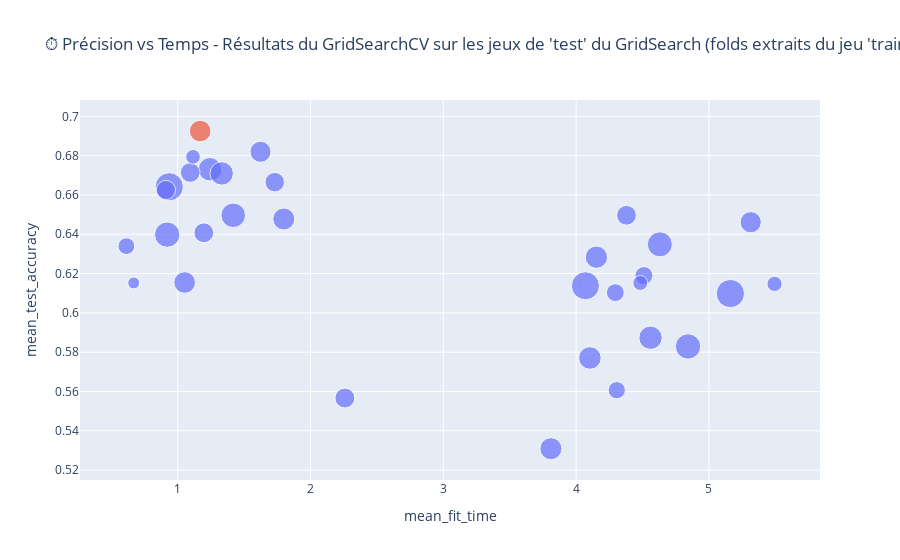
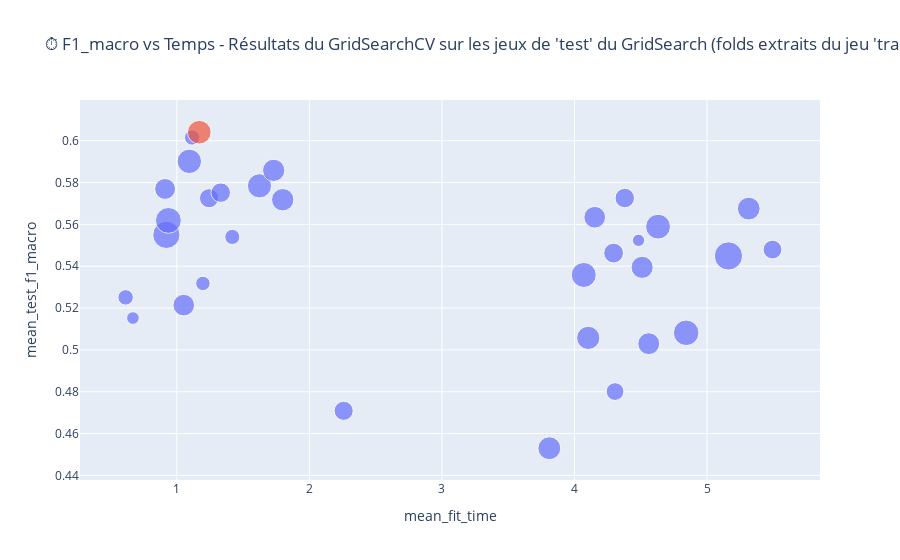

Source (notebook cell) for these figures, in order:
### Code cell
import plotly.express as px

# Définition des scores à afficher en fonction du temps
scores = {
    "mean_test_accuracy": "⏱️ Précision vs Temps - Résultats du GridSearchCV sur les jeux de 'test' du GridSearch (folds extraits du jeu 'train')",
    "mean_test_f1_macro": "⏱️ F1_macro vs Temps - Résultats du GridSearchCV sur les jeux de 'test' du GridSearch (folds extraits du jeu 'train')",
}

SCORE_OF_INTEREST = "mean_test_f1_macro"

# Trouver l’indice du meilleur modèle
best_idx = results_df[SCORE_OF_INTEREST].idxmax()

results_df["highlight"] = results_df.index == best_idx

# Création du graphique interactif pour chaque cas
for score, title in scores.items():

    size_column = score.replace("mean", "std")
    size_column = size_column if size_column in results_df.columns else None

    fig = px.scatter(
        results_df.sort_values("highlight"),
        x="mean_fit_time",
        y=score,
        color='highlight',
        size=size_column,
        hover_data={
            'model_name': True,
            'params_str': True,
            "mean_fit_time": ':.2f',
            score: ':.4f',
        },
        title=title,
    )
    fig.update_traces(showlegend=False)
    fig.show()

### Figure 1 — Plotly figure (JSON) as saved in the notebook; plotly's stock layout.template omitted (floating-point values rounded to 4 significant figures)
{"data": [{"customdata": [["DecisionTreeClassifier", "<br>   features__edgedensity=EdgeDensityExtractor()<br>   features__entropy=EntropyExtractor()<br>   features__glcm=drop<br>   features__histogram=drop<br>   features__hotspots=drop<br>   features__stats=BaseStatsExtractor()<br>   model__max_depth=None<br>   model__random_state=32<br>   sampler=passthrough<br>   scaler=passthrough<br>   selector=passthrough"], ["DecisionTreeClassifier", "<br>   features__edgedensity=drop<br>   features__entropy=EntropyExtractor()<br>   features__glcm=drop<br>   features__histogram=drop<br>   features__hotspots=drop<br>   features__stats=BaseStatsExtractor()<br>   model__max_depth=None<br>   model__random_state=32<br>   sampler=AlbumentationsOverSampler(func=<bound method AlbumentationsAugmenter.resample of <__main__.AlbumentationsAugmenter object at 0x0000024F1F1D3500>>,\n                          validate=False)<br>   scaler=passthrough<br>   selector=passthrough"], ["DecisionTreeClassifier", "<br>   features__edgedensity=drop<br>   features__entropy=EntropyExtractor()<br>   features__glcm=drop<br>   features__histogram=drop<br>   features__hotspots=drop<br>   features__stats=BaseStatsExtractor()<br>   model__max_depth=12<br>   model__random_state=32<br>   sampler=AlbumentationsOverSampler(func=<bound method AlbumentationsAugmenter.resample of <__main__.AlbumentationsAugmenter object at 0x0000024F1F1D3500>>,\n                          validate=False)<br>   scaler=passthrough<br>   selector=passthrough"], ["DecisionTreeClassifier", "<br>   features__edgedensity=EdgeDensityExtractor()<br>   features__entropy=drop<br>   features__glcm=drop<br>   features__histogram=drop<br>   features__hotspots=drop<br>   features__stats=BaseStatsExtractor()<br>   model__max_depth=None<br>   model__random_state=32<br>   sampler=AlbumentationsOverSampler(func=<bound method AlbumentationsAugmenter.resample of <__main__.AlbumentationsAugmenter object at 0x0000024F1F1D3500>>,\n                          validate=False)<br>   scaler=passthrough<br>   selector=passthrough"], ["DecisionTreeClassifier", "<br>   features__edgedensity=EdgeDensityExtractor()<br>   features__entropy=EntropyExtractor()<br>   features__glcm=drop<br>   features__histogram=drop<br>   features__hotspots=drop<br>   features__stats=BaseStatsExtractor()<br>   model__max_depth=None<br>   model__random_state=32<br>   sampler=AlbumentationsOverSampler(func=<bound method AlbumentationsAugmenter.resample of <__main__.AlbumentationsAugmenter object at 0x0000024F1F1D3500>>,\n                          validate=False)<br>   scaler=passthrough<br>   selector=passthrough"], ["DecisionTreeClassifier", "<br>   features__edgedensity=drop<br>   features__entropy=drop<br>   features__glcm=drop<br>   features__histogram=drop<br>   features__hotspots=drop<br>   features__stats=BaseStatsExtractor()<br>   model__max_depth=None<br>   model__random_state=32<br>   sampler=passthrough<br>   scaler=passthrough<br>   selector=passthrough"], ["DecisionTreeClassifier", "<br>   features__edgedensity=drop<br>   features__entropy=EntropyExtractor()<br>   features__glcm=drop<br>   features__histogram=drop<br>   features__hotspots=drop<br>   features__stats=BaseStatsExtractor()<br>   model__max_depth=None<br>   model__random_state=32<br>   sampler=passthrough<br>   scaler=passthrough<br>   selector=passthrough"], ["DecisionTreeClassifier", "<br>   features__edgedensity=drop<br>   features__entropy=drop<br>   features__glcm=drop<br>   features__histogram=drop<br>   features__hotspots=drop<br>   features__stats=BaseStatsExtractor()<br>   model__max_depth=12<br>   model__random_state=32<br>   sampler=passthrough<br>   scaler=passthrough<br>   selector=passthrough"], ["DecisionTreeClassifier", "<br>   features__edgedensity=drop<br>   features__entropy=EntropyExtractor()<br>   features__glcm=drop<br>   features__histogram=drop<br>   features__hotspots=drop<br>   features__stats=BaseStatsExtractor()<br>   model__max_depth=12<br>   model__random_state=32<br>   sampler=passthrough<br>   scaler=passthrough<br>   selector=passthrough"], ["DecisionTreeClassifier", "<br>   features__edgedensity=EdgeDensityExtractor()<br>   features__entropy=drop<br>   features__glcm=drop<br>   features__histogram=drop<br>   features__hotspots=drop<br>   features__stats=BaseStatsExtractor()<br>   model__max_depth=12<br>   model__random_state=32<br>   sampler=AlbumentationsOverSampler(func=<bound method AlbumentationsAugmenter.resample of <__main__.AlbumentationsAugmenter object at 0x0000024F1F1D3500>>,\n                          validate=False)<br>   scaler=passthrough<br>   selector=passthrough"], ["DecisionTreeClassifier", "<br>   features__edgedensity=EdgeDensityExtractor()<br>   features__entropy=EntropyExtractor()<br>   features__glcm=drop<br>   features__histogram=drop<br>   features__hotspots=drop<br>   features__stats=BaseStatsExtractor()<br>   model__max_depth=12<br>   model__random_state=32<br>   sampler=AlbumentationsOverSampler(func=<bound method AlbumentationsAugmenter.resample of <__main__.AlbumentationsAugmenter object at 0x0000024F1F1D3500>>,\n                          validate=False)<br>   scaler=passthrough<br>   selector=passthrough"], ["DecisionTreeClassifier", "<br>   features__edgedensity=drop<br>   features__entropy=EntropyExtractor()<br>   features__glcm=GLCMExtractor()<br>   features__histogram=drop<br>   features__hotspots=drop<br>   features__stats=BaseStatsExtractor()<br>   model__max_depth=None<br>   model__random_state=32<br>   sampler=AlbumentationsOverSampler(func=<bound method AlbumentationsAugmenter.resample of <__main__.AlbumentationsAugmenter object at 0x0000024F1F1D3500>>,\n                          validate=False)<br>   scaler=passthrough<br>   selector=passthrough"], ["DecisionTreeClassifier", "<br>   features__edgedensity=drop<br>   features__entropy=drop<br>   features__glcm=GLCMExtractor()<br>   features__histogram=drop<br>   features__hotspots=drop<br>   features__stats=BaseStatsExtractor()<br>   model__max_depth=None<br>   model__random_state=32<br>   sampler=AlbumentationsOverSampler(func=<bound method AlbumentationsAugmenter.resample of <__main__.AlbumentationsAugmenter object at 0x0000024F1F1D3500>>,\n                          validate=False)<br>   scaler=passthrough<br>   selector=passthrough"], ["DecisionTreeClassifier", "<br>   features__edgedensity=EdgeDensityExtractor()<br>   features__entropy=EntropyExtractor()<br>   features__glcm=GLCMExtractor()<br>   features__histogram=drop<br>   features__hotspots=drop<br>   features__stats=BaseStatsExtractor()<br>   model__max_depth=None<br>   model__random_state=32<br>   sampler=AlbumentationsOverSampler(func=<bound method AlbumentationsAugmenter.resample of <__main__.AlbumentationsAugmenter object at 0x0000024F1F1D3500>>,\n                          validate=False)<br>   scaler=passthrough<br>   selector=passthrough"], ["DecisionTreeClassifier", "<br>   features__edgedensity=EdgeDensityExtractor()<br>   features__entropy=drop<br>   features__glcm=GLCMExtractor()<br>   features__histogram=drop<br>   features__hotspots=drop<br>   features__stats=BaseStatsExtractor()<br>   model__max_depth=None<br>   model__random_state=32<br>   sampler=AlbumentationsOverSampler(func=<bound method AlbumentationsAugmenter.resample of <__main__.AlbumentationsAugmenter object at 0x0000024F1F1D3500>>,\n                          validate=False)<br>   scaler=passthrough<br>   selector=passthrough"], ["DecisionTreeClassifier", "<br>   features__edgedensity=drop<br>   features__entropy=drop<br>   features__glcm=drop<br>   features__histogram=drop<br>   features__hotspots=drop<br>   features__stats=BaseStatsExtractor()<br>   model__max_depth=None<br>   model__random_state=32<br>   sampler=AlbumentationsOverSampler(func=<bound method AlbumentationsAugmenter.resample of <__main__.AlbumentationsAugmenter object at 0x0000024F1F1D3500>>,\n                          validate=False)<br>   scaler=passthrough<br>   selector=passthrough"], ["DecisionTreeClassifier", "<br>   features__edgedensity=EdgeDensityExtractor()<br>   features__entropy=drop<br>   features__glcm=drop<br>   features__histogram=drop<br>   features__hotspots=drop<br>   features__stats=BaseStatsExtractor()<br>   model__max_depth=None<br>   model__random_state=32<br>   sampler=passthrough<br>   scaler=passthrough<br>   selector=passthrough"], ["DecisionTreeClassifier", "<br>   features__edgedensity=drop<br>   features__entropy=EntropyExtractor()<br>   features__glcm=GLCMExtractor()<br>   features__histogram=drop<br>   features__hotspots=drop<br>   features__stats=BaseStatsExtractor()<br>   model__max_depth=12<br>   model__random_state=32<br>   sampler=AlbumentationsOverSampler(func=<bound method AlbumentationsAugmenter.resample of <__main__.AlbumentationsAugmenter object at 0x0000024F1F1D3500>>,\n                          validate=False)<br>   scaler=passthrough<br>   selector=passthrough"], ["DecisionTreeClassifier", "<br>   features__edgedensity=EdgeDensityExtractor()<br>   features__entropy=drop<br>   features__glcm=drop<br>   features__histogram=drop<br>   features__hotspots=drop<br>   features__stats=BaseStatsExtractor()<br>   model__max_depth=12<br>   model__random_state=32<br>   sampler=passthrough<br>   scaler=passthrough<br>   selector=passthrough"], ["DecisionTreeClassifier", "<br>   features__edgedensity=drop<br>   features__entropy=drop<br>   features__glcm=GLCMExtractor()<br>   features__histogram=drop<br>   features__hotspots=drop<br>   features__stats=BaseStatsExtractor()<br>   model__max_depth=12<br>   model__random_state=32<br>   sampler=AlbumentationsOverSampler(func=<bound method AlbumentationsAugmenter.resample of <__main__.AlbumentationsAugmenter object at 0x0000024F1F1D3500>>,\n                          validate=False)<br>   scaler=passthrough<br>   selector=passthrough"], ["DecisionTreeClassifier", "<br>   features__edgedensity=EdgeDensityExtractor()<br>   features__entropy=EntropyExtractor()<br>   features__glcm=GLCMExtractor()<br>   features__histogram=drop<br>   features__hotspots=drop<br>   features__stats=BaseStatsExtractor()<br>   model__max_depth=12<br>   model__random_state=32<br>   sampler=AlbumentationsOverSampler(func=<bound method AlbumentationsAugmenter.resample of <__main__.AlbumentationsAugmenter object at 0x0000024F1F1D3500>>,\n                          validate=False)<br>   scaler=passthrough<br>   selector=passthrough"], ["DecisionTreeClassifier", "<br>   features__edgedensity=drop<br>   features__entropy=EntropyExtractor()<br>   features__glcm=GLCMExtractor()<br>   features__histogram=drop<br>   features__hotspots=drop<br>   features__stats=BaseStatsExtractor()<br>   model__max_depth=None<br>   model__random_state=32<br>   sampler=passthrough<br>   scaler=passthrough<br>   selector=passthrough"], ["DecisionTreeClassifier", "<br>   features__edgedensity=EdgeDensityExtractor()<br>   features__entropy=EntropyExtractor()<br>   features__glcm=drop<br>   features__histogram=drop<br>   features__hotspots=drop<br>   features__stats=BaseStatsExtractor()<br>   model__max_depth=12<br>   model__random_state=32<br>   sampler=passthrough<br>   scaler=passthrough<br>   selector=passthrough"], ["DecisionTreeClassifier", "<br>   features__edgedensity=EdgeDensityExtractor()<br>   features__entropy=drop<br>   features__glcm=GLCMExtractor()<br>   features__histogram=drop<br>   features__hotspots=drop<br>   features__stats=BaseStatsExtractor()<br>   model__max_depth=12<br>   model__random_state=32<br>   sampler=AlbumentationsOverSampler(func=<bound method AlbumentationsAugmenter.resample of <__main__.AlbumentationsAugmenter object at 0x0000024F1F1D3500>>,\n                          validate=False)<br>   scaler=passthrough<br>   selector=passthrough"], ["DecisionTreeClassifier", "<br>   features__edgedensity=drop<br>   features__entropy=EntropyExtractor()<br>   features__glcm=GLCMExtractor()<br>   features__histogram=drop<br>   features__hotspots=drop<br>   features__stats=BaseStatsExtractor()<br>   model__max_depth=12<br>   model__random_state=32<br>   sampler=passthrough<br>   scaler=passthrough<br>   selector=passthrough"], ["DecisionTreeClassifier", "<br>   features__edgedensity=drop<br>   features__entropy=drop<br>   features__glcm=GLCMExtractor()<br>   features__histogram=drop<br>   features__hotspots=drop<br>   features__stats=BaseStatsExtractor()<br>   model__max_depth=None<br>   model__random_state=32<br>   sampler=passthrough<br>   scaler=passthrough<br>   selector=passthrough"], ["DecisionTreeClassifier", "<br>   features__edgedensity=EdgeDensityExtractor()<br>   features__entropy=EntropyExtractor()<br>   features__glcm=GLCMExtractor()<br>   features__histogram=drop<br>   features__hotspots=drop<br>   features__stats=BaseStatsExtractor()<br>   model__max_depth=12<br>   model__random_state=32<br>   sampler=passthrough<br>   scaler=passthrough<br>   selector=passthrough"], ["DecisionTreeClassifier", "<br>   features__edgedensity=EdgeDensityExtractor()<br>   features__entropy=EntropyExtractor()<br>   features__glcm=GLCMExtractor()<br>   features__histogram=drop<br>   features__hotspots=drop<br>   features__stats=BaseStatsExtractor()<br>   model__max_depth=None<br>   model__random_state=32<br>   sampler=passthrough<br>   scaler=passthrough<br>   selector=passthrough"], ["DecisionTreeClassifier", "<br>   features__edgedensity=EdgeDensityExtractor()<br>   features__entropy=drop<br>   features__glcm=GLCMExtractor()<br>   features__histogram=drop<br>   features__hotspots=drop<br>   features__stats=BaseStatsExtractor()<br>   model__max_depth=None<br>   model__random_state=32<br>   sampler=passthrough<br>   scaler=passthrough<br>   selector=passthrough"], ["DecisionTreeClassifier", "<br>   features__edgedensity=drop<br>   features__entropy=drop<br>   features__glcm=GLCMExtractor()<br>   features__histogram=drop<br>   features__hotspots=drop<br>   features__stats=BaseStatsExtractor()<br>   model__max_depth=12<br>   model__random_state=32<br>   sampler=passthrough<br>   scaler=passthrough<br>   selector=passthrough"], ["DecisionTreeClassifier", "<br>   features__edgedensity=drop<br>   features__entropy=drop<br>   features__glcm=drop<br>   features__histogram=drop<br>   features__hotspots=drop<br>   features__stats=BaseStatsExtractor()<br>   model__max_depth=12<br>   model__random_state=32<br>   sampler=AlbumentationsOverSampler(func=<bound method AlbumentationsAugmenter.resample of <__main__.AlbumentationsAugmenter object at 0x0000024F1F1D3500>>,\n                          validate=False)<br>   scaler=passthrough<br>   selector=passthrough"]], "hovertemplate": "highlight=False<br>mean_fit_time=%{x:.2f}<br>mean_test_accuracy=%{y:.4f}<br>std_test_accuracy=%{marker.size}<br>model_name=%{customdata[0]}<br>params_str=%{customdata[1]}<extra></extra>", "legendgroup": "False", "marker": {"color": "#636efa", "size": [0.02011, 0.009892, 0.01818, 0.01691, 0.02133, 0.004719, 0.01553, 0.009385, 0.01303, 0.02608, 0.0107, 0.02655, 0.01061, 0.007661, 0.007428, 0.01615, 0.02134, 0.02085, 0.02639, 0.0165, 0.01498, 0.01616, 0.01824, 0.01294, 0.01822, 0.01216, 0.01473, 0.01266, 0.01286, 0.007157, 0.01318], "sizemode": "area", "sizeref": 6.638e-05, "symbol": "circle"}, "mode": "markers", "name": "False", "orientation": "v", "showlegend": false, "type": "scatter", "x": [1.419, 4.306, 4.56, 4.104, 4.842, 0.6691, 1.052, 0.614, 1.197, 4.07, 4.51, 5.161, 4.295, 5.494, 4.483, 3.81, 0.9214, 4.63, 0.9365, 4.153, 5.314, 1.799, 1.243, 4.379, 1.331, 0.9117, 1.624, 1.731, 1.094, 1.115, 2.259], "xaxis": "x", "y": [0.6496, 0.5607, 0.5874, 0.577, 0.5829, 0.6152, 0.6155, 0.634, 0.6407, 0.6138, 0.619, 0.6098, 0.6103, 0.6148, 0.6152, 0.5309, 0.6398, 0.6349, 0.6642, 0.6283, 0.6461, 0.6478, 0.6731, 0.6496, 0.671, 0.6625, 0.682, 0.6665, 0.6714, 0.6794, 0.5567], "yaxis": "y"}, {"customdata": [["DecisionTreeClassifier", "<br>   features__edgedensity=EdgeDensityExtractor()<br>   features__entropy=drop<br>   features__glcm=GLCMExtractor()<br>   features__histogram=drop<br>   features__hotspots=drop<br>   features__stats=BaseStatsExtractor()<br>   model__max_depth=12<br>   model__random_state=32<br>   sampler=passthrough<br>   scaler=passthrough<br>   selector=passthrough"]], "hovertemplate": "highlight=True<br>mean_fit_time=%{x:.2f}<br>mean_test_accuracy=%{y:.4f}<br>std_test_accuracy=%{marker.size}<br>model_name=%{customdata[0]}<br>params_str=%{customdata[1]}<extra></extra>", "legendgroup": "True", "marker": {"color": "#EF553B", "size": [0.01549], "sizemode": "area", "sizeref": 6.638e-05, "symbol": "circle"}, "mode": "markers", "name": "True", "orientation": "v", "showlegend": false, "type": "scatter", "x": [1.169], "xaxis": "x", "y": [0.6925], "yaxis": "y"}], "layout": {"legend": {"itemsizing": "constant", "title": {"text": "highlight"}, "tracegroupgap": 0}, "title": {"text": "⏱️ Précision vs Temps - Résultats du GridSearchCV sur les jeux de 'test' du GridSearch (folds extraits du jeu 'train')"}, "xaxis": {"anchor": "y", "domain": [0, 1], "title": {"text": "mean_fit_time"}}, "yaxis": {"anchor": "x", "domain": [0, 1], "title": {"text": "mean_test_accuracy"}}}}

### Figure 2 — Plotly figure (JSON) as saved in the notebook; plotly's stock layout.template omitted (floating-point values rounded to 4 significant figures)
{"data": [{"customdata": [["DecisionTreeClassifier", "<br>   features__edgedensity=EdgeDensityExtractor()<br>   features__entropy=EntropyExtractor()<br>   features__glcm=drop<br>   features__histogram=drop<br>   features__hotspots=drop<br>   features__stats=BaseStatsExtractor()<br>   model__max_depth=None<br>   model__random_state=32<br>   sampler=passthrough<br>   scaler=passthrough<br>   selector=passthrough"], ["DecisionTreeClassifier", "<br>   features__edgedensity=drop<br>   features__entropy=EntropyExtractor()<br>   features__glcm=drop<br>   features__histogram=drop<br>   features__hotspots=drop<br>   features__stats=BaseStatsExtractor()<br>   model__max_depth=None<br>   model__random_state=32<br>   sampler=AlbumentationsOverSampler(func=<bound method AlbumentationsAugmenter.resample of <__main__.AlbumentationsAugmenter object at 0x0000024F1F1D3500>>,\n                          validate=False)<br>   scaler=passthrough<br>   selector=passthrough"], ["DecisionTreeClassifier", "<br>   features__edgedensity=drop<br>   features__entropy=EntropyExtractor()<br>   features__glcm=drop<br>   features__histogram=drop<br>   features__hotspots=drop<br>   features__stats=BaseStatsExtractor()<br>   model__max_depth=12<br>   model__random_state=32<br>   sampler=AlbumentationsOverSampler(func=<bound method AlbumentationsAugmenter.resample of <__main__.AlbumentationsAugmenter object at 0x0000024F1F1D3500>>,\n                          validate=False)<br>   scaler=passthrough<br>   selector=passthrough"], ["DecisionTreeClassifier", "<br>   features__edgedensity=EdgeDensityExtractor()<br>   features__entropy=drop<br>   features__glcm=drop<br>   features__histogram=drop<br>   features__hotspots=drop<br>   features__stats=BaseStatsExtractor()<br>   model__max_depth=None<br>   model__random_state=32<br>   sampler=AlbumentationsOverSampler(func=<bound method AlbumentationsAugmenter.resample of <__main__.AlbumentationsAugmenter object at 0x0000024F1F1D3500>>,\n                          validate=False)<br>   scaler=passthrough<br>   selector=passthrough"], ["DecisionTreeClassifier", "<br>   features__edgedensity=EdgeDensityExtractor()<br>   features__entropy=EntropyExtractor()<br>   features__glcm=drop<br>   features__histogram=drop<br>   features__hotspots=drop<br>   features__stats=BaseStatsExtractor()<br>   model__max_depth=None<br>   model__random_state=32<br>   sampler=AlbumentationsOverSampler(func=<bound method AlbumentationsAugmenter.resample of <__main__.AlbumentationsAugmenter object at 0x0000024F1F1D3500>>,\n                          validate=False)<br>   scaler=passthrough<br>   selector=passthrough"], ["DecisionTreeClassifier", "<br>   features__edgedensity=drop<br>   features__entropy=drop<br>   features__glcm=drop<br>   features__histogram=drop<br>   features__hotspots=drop<br>   features__stats=BaseStatsExtractor()<br>   model__max_depth=None<br>   model__random_state=32<br>   sampler=passthrough<br>   scaler=passthrough<br>   selector=passthrough"], ["DecisionTreeClassifier", "<br>   features__edgedensity=drop<br>   features__entropy=EntropyExtractor()<br>   features__glcm=drop<br>   features__histogram=drop<br>   features__hotspots=drop<br>   features__stats=BaseStatsExtractor()<br>   model__max_depth=None<br>   model__random_state=32<br>   sampler=passthrough<br>   scaler=passthrough<br>   selector=passthrough"], ["DecisionTreeClassifier", "<br>   features__edgedensity=drop<br>   features__entropy=drop<br>   features__glcm=drop<br>   features__histogram=drop<br>   features__hotspots=drop<br>   features__stats=BaseStatsExtractor()<br>   model__max_depth=12<br>   model__random_state=32<br>   sampler=passthrough<br>   scaler=passthrough<br>   selector=passthrough"], ["DecisionTreeClassifier", "<br>   features__edgedensity=drop<br>   features__entropy=EntropyExtractor()<br>   features__glcm=drop<br>   features__histogram=drop<br>   features__hotspots=drop<br>   features__stats=BaseStatsExtractor()<br>   model__max_depth=12<br>   model__random_state=32<br>   sampler=passthrough<br>   scaler=passthrough<br>   selector=passthrough"], ["DecisionTreeClassifier", "<br>   features__edgedensity=EdgeDensityExtractor()<br>   features__entropy=drop<br>   features__glcm=drop<br>   features__histogram=drop<br>   features__hotspots=drop<br>   features__stats=BaseStatsExtractor()<br>   model__max_depth=12<br>   model__random_state=32<br>   sampler=AlbumentationsOverSampler(func=<bound method AlbumentationsAugmenter.resample of <__main__.AlbumentationsAugmenter object at 0x0000024F1F1D3500>>,\n                          validate=False)<br>   scaler=passthrough<br>   selector=passthrough"], ["DecisionTreeClassifier", "<br>   features__edgedensity=EdgeDensityExtractor()<br>   features__entropy=EntropyExtractor()<br>   features__glcm=drop<br>   features__histogram=drop<br>   features__hotspots=drop<br>   features__stats=BaseStatsExtractor()<br>   model__max_depth=12<br>   model__random_state=32<br>   sampler=AlbumentationsOverSampler(func=<bound method AlbumentationsAugmenter.resample of <__main__.AlbumentationsAugmenter object at 0x0000024F1F1D3500>>,\n                          validate=False)<br>   scaler=passthrough<br>   selector=passthrough"], ["DecisionTreeClassifier", "<br>   features__edgedensity=drop<br>   features__entropy=EntropyExtractor()<br>   features__glcm=GLCMExtractor()<br>   features__histogram=drop<br>   features__hotspots=drop<br>   features__stats=BaseStatsExtractor()<br>   model__max_depth=None<br>   model__random_state=32<br>   sampler=AlbumentationsOverSampler(func=<bound method AlbumentationsAugmenter.resample of <__main__.AlbumentationsAugmenter object at 0x0000024F1F1D3500>>,\n                          validate=False)<br>   scaler=passthrough<br>   selector=passthrough"], ["DecisionTreeClassifier", "<br>   features__edgedensity=drop<br>   features__entropy=drop<br>   features__glcm=GLCMExtractor()<br>   features__histogram=drop<br>   features__hotspots=drop<br>   features__stats=BaseStatsExtractor()<br>   model__max_depth=None<br>   model__random_state=32<br>   sampler=AlbumentationsOverSampler(func=<bound method AlbumentationsAugmenter.resample of <__main__.AlbumentationsAugmenter object at 0x0000024F1F1D3500>>,\n                          validate=False)<br>   scaler=passthrough<br>   selector=passthrough"], ["DecisionTreeClassifier", "<br>   features__edgedensity=EdgeDensityExtractor()<br>   features__entropy=EntropyExtractor()<br>   features__glcm=GLCMExtractor()<br>   features__histogram=drop<br>   features__hotspots=drop<br>   features__stats=BaseStatsExtractor()<br>   model__max_depth=None<br>   model__random_state=32<br>   sampler=AlbumentationsOverSampler(func=<bound method AlbumentationsAugmenter.resample of <__main__.AlbumentationsAugmenter object at 0x0000024F1F1D3500>>,\n                          validate=False)<br>   scaler=passthrough<br>   selector=passthrough"], ["DecisionTreeClassifier", "<br>   features__edgedensity=EdgeDensityExtractor()<br>   features__entropy=drop<br>   features__glcm=GLCMExtractor()<br>   features__histogram=drop<br>   features__hotspots=drop<br>   features__stats=BaseStatsExtractor()<br>   model__max_depth=None<br>   model__random_state=32<br>   sampler=AlbumentationsOverSampler(func=<bound method AlbumentationsAugmenter.resample of <__main__.AlbumentationsAugmenter object at 0x0000024F1F1D3500>>,\n                          validate=False)<br>   scaler=passthrough<br>   selector=passthrough"], ["DecisionTreeClassifier", "<br>   features__edgedensity=drop<br>   features__entropy=drop<br>   features__glcm=drop<br>   features__histogram=drop<br>   features__hotspots=drop<br>   features__stats=BaseStatsExtractor()<br>   model__max_depth=None<br>   model__random_state=32<br>   sampler=AlbumentationsOverSampler(func=<bound method AlbumentationsAugmenter.resample of <__main__.AlbumentationsAugmenter object at 0x0000024F1F1D3500>>,\n                          validate=False)<br>   scaler=passthrough<br>   selector=passthrough"], ["DecisionTreeClassifier", "<br>   features__edgedensity=EdgeDensityExtractor()<br>   features__entropy=drop<br>   features__glcm=drop<br>   features__histogram=drop<br>   features__hotspots=drop<br>   features__stats=BaseStatsExtractor()<br>   model__max_depth=None<br>   model__random_state=32<br>   sampler=passthrough<br>   scaler=passthrough<br>   selector=passthrough"], ["DecisionTreeClassifier", "<br>   features__edgedensity=drop<br>   features__entropy=EntropyExtractor()<br>   features__glcm=GLCMExtractor()<br>   features__histogram=drop<br>   features__hotspots=drop<br>   features__stats=BaseStatsExtractor()<br>   model__max_depth=12<br>   model__random_state=32<br>   sampler=AlbumentationsOverSampler(func=<bound method AlbumentationsAugmenter.resample of <__main__.AlbumentationsAugmenter object at 0x0000024F1F1D3500>>,\n                          validate=False)<br>   scaler=passthrough<br>   selector=passthrough"], ["DecisionTreeClassifier", "<br>   features__edgedensity=EdgeDensityExtractor()<br>   features__entropy=drop<br>   features__glcm=drop<br>   features__histogram=drop<br>   features__hotspots=drop<br>   features__stats=BaseStatsExtractor()<br>   model__max_depth=12<br>   model__random_state=32<br>   sampler=passthrough<br>   scaler=passthrough<br>   selector=passthrough"], ["DecisionTreeClassifier", "<br>   features__edgedensity=drop<br>   features__entropy=drop<br>   features__glcm=GLCMExtractor()<br>   features__histogram=drop<br>   features__hotspots=drop<br>   features__stats=BaseStatsExtractor()<br>   model__max_depth=12<br>   model__random_state=32<br>   sampler=AlbumentationsOverSampler(func=<bound method AlbumentationsAugmenter.resample of <__main__.AlbumentationsAugmenter object at 0x0000024F1F1D3500>>,\n                          validate=False)<br>   scaler=passthrough<br>   selector=passthrough"], ["DecisionTreeClassifier", "<br>   features__edgedensity=EdgeDensityExtractor()<br>   features__entropy=EntropyExtractor()<br>   features__glcm=GLCMExtractor()<br>   features__histogram=drop<br>   features__hotspots=drop<br>   features__stats=BaseStatsExtractor()<br>   model__max_depth=12<br>   model__random_state=32<br>   sampler=AlbumentationsOverSampler(func=<bound method AlbumentationsAugmenter.resample of <__main__.AlbumentationsAugmenter object at 0x0000024F1F1D3500>>,\n                          validate=False)<br>   scaler=passthrough<br>   selector=passthrough"], ["DecisionTreeClassifier", "<br>   features__edgedensity=drop<br>   features__entropy=EntropyExtractor()<br>   features__glcm=GLCMExtractor()<br>   features__histogram=drop<br>   features__hotspots=drop<br>   features__stats=BaseStatsExtractor()<br>   model__max_depth=None<br>   model__random_state=32<br>   sampler=passthrough<br>   scaler=passthrough<br>   selector=passthrough"], ["DecisionTreeClassifier", "<br>   features__edgedensity=EdgeDensityExtractor()<br>   features__entropy=EntropyExtractor()<br>   features__glcm=drop<br>   features__histogram=drop<br>   features__hotspots=drop<br>   features__stats=BaseStatsExtractor()<br>   model__max_depth=12<br>   model__random_state=32<br>   sampler=passthrough<br>   scaler=passthrough<br>   selector=passthrough"], ["DecisionTreeClassifier", "<br>   features__edgedensity=EdgeDensityExtractor()<br>   features__entropy=drop<br>   features__glcm=GLCMExtractor()<br>   features__histogram=drop<br>   features__hotspots=drop<br>   features__stats=BaseStatsExtractor()<br>   model__max_depth=12<br>   model__random_state=32<br>   sampler=AlbumentationsOverSampler(func=<bound method AlbumentationsAugmenter.resample of <__main__.AlbumentationsAugmenter object at 0x0000024F1F1D3500>>,\n                          validate=False)<br>   scaler=passthrough<br>   selector=passthrough"], ["DecisionTreeClassifier", "<br>   features__edgedensity=drop<br>   features__entropy=EntropyExtractor()<br>   features__glcm=GLCMExtractor()<br>   features__histogram=drop<br>   features__hotspots=drop<br>   features__stats=BaseStatsExtractor()<br>   model__max_depth=12<br>   model__random_state=32<br>   sampler=passthrough<br>   scaler=passthrough<br>   selector=passthrough"], ["DecisionTreeClassifier", "<br>   features__edgedensity=drop<br>   features__entropy=drop<br>   features__glcm=GLCMExtractor()<br>   features__histogram=drop<br>   features__hotspots=drop<br>   features__stats=BaseStatsExtractor()<br>   model__max_depth=None<br>   model__random_state=32<br>   sampler=passthrough<br>   scaler=passthrough<br>   selector=passthrough"], ["DecisionTreeClassifier", "<br>   features__edgedensity=EdgeDensityExtractor()<br>   features__entropy=EntropyExtractor()<br>   features__glcm=GLCMExtractor()<br>   features__histogram=drop<br>   features__hotspots=drop<br>   features__stats=BaseStatsExtractor()<br>   model__max_depth=12<br>   model__random_state=32<br>   sampler=passthrough<br>   scaler=passthrough<br>   selector=passthrough"], ["DecisionTreeClassifier", "<br>   features__edgedensity=EdgeDensityExtractor()<br>   features__entropy=EntropyExtractor()<br>   features__glcm=GLCMExtractor()<br>   features__histogram=drop<br>   features__hotspots=drop<br>   features__stats=BaseStatsExtractor()<br>   model__max_depth=None<br>   model__random_state=32<br>   sampler=passthrough<br>   scaler=passthrough<br>   selector=passthrough"], ["DecisionTreeClassifier", "<br>   features__edgedensity=EdgeDensityExtractor()<br>   features__entropy=drop<br>   features__glcm=GLCMExtractor()<br>   features__histogram=drop<br>   features__hotspots=drop<br>   features__stats=BaseStatsExtractor()<br>   model__max_depth=None<br>   model__random_state=32<br>   sampler=passthrough<br>   scaler=passthrough<br>   selector=passthrough"], ["DecisionTreeClassifier", "<br>   features__edgedensity=drop<br>   features__entropy=drop<br>   features__glcm=GLCMExtractor()<br>   features__histogram=drop<br>   features__hotspots=drop<br>   features__stats=BaseStatsExtractor()<br>   model__max_depth=12<br>   model__random_state=32<br>   sampler=passthrough<br>   scaler=passthrough<br>   selector=passthrough"], ["DecisionTreeClassifier", "<br>   features__edgedensity=drop<br>   features__entropy=drop<br>   features__glcm=drop<br>   features__histogram=drop<br>   features__hotspots=drop<br>   features__stats=BaseStatsExtractor()<br>   model__max_depth=12<br>   model__random_state=32<br>   sampler=AlbumentationsOverSampler(func=<bound method AlbumentationsAugmenter.resample of <__main__.AlbumentationsAugmenter object at 0x0000024F1F1D3500>>,\n                          validate=False)<br>   scaler=passthrough<br>   selector=passthrough"]], "hovertemplate": "highlight=False<br>mean_fit_time=%{x:.2f}<br>mean_test_f1_macro=%{y:.4f}<br>std_test_f1_macro=%{marker.size}<br>model_name=%{customdata[0]}<br>params_str=%{customdata[1]}<extra></extra>", "legendgroup": "False", "marker": {"color": "#636efa", "size": [0.009264, 0.0128, 0.0194, 0.0219, 0.02641, 0.006473, 0.01887, 0.009672, 0.008475, 0.02531, 0.01981, 0.03237, 0.0158, 0.01431, 0.006157, 0.02114, 0.03005, 0.02492, 0.02701, 0.01902, 0.02093, 0.02026, 0.01485, 0.01536, 0.01535, 0.01765, 0.02367, 0.01999, 0.02412, 0.009364, 0.01488], "sizemode": "area", "sizeref": 8.091e-05, "symbol": "circle"}, "mode": "markers", "name": "False", "orientation": "v", "showlegend": false, "type": "scatter", "x": [1.419, 4.306, 4.56, 4.104, 4.842, 0.6691, 1.052, 0.614, 1.197, 4.07, 4.51, 5.161, 4.295, 5.494, 4.483, 3.81, 0.9214, 4.63, 0.9365, 4.153, 5.314, 1.799, 1.243, 4.379, 1.331, 0.9117, 1.624, 1.731, 1.094, 1.115, 2.259], "xaxis": "x", "y": [0.554, 0.4801, 0.503, 0.5057, 0.5082, 0.5152, 0.5214, 0.5251, 0.5317, 0.5358, 0.5394, 0.5449, 0.5463, 0.548, 0.5524, 0.453, 0.555, 0.5589, 0.5619, 0.5634, 0.5675, 0.5718, 0.5725, 0.5726, 0.5752, 0.5769, 0.5784, 0.5858, 0.5901, 0.6015, 0.4709], "yaxis": "y"}, {"customdata": [["DecisionTreeClassifier", "<br>   features__edgedensity=EdgeDensityExtractor()<br>   features__entropy=drop<br>   features__glcm=GLCMExtractor()<br>   features__histogram=drop<br>   features__hotspots=drop<br>   features__stats=BaseStatsExtractor()<br>   model__max_depth=12<br>   model__random_state=32<br>   sampler=passthrough<br>   scaler=passthrough<br>   selector=passthrough"]], "hovertemplate": "highlight=True<br>mean_fit_time=%{x:.2f}<br>mean_test_f1_macro=%{y:.4f}<br>std_test_f1_macro=%{marker.size}<br>model_name=%{customdata[0]}<br>params_str=%{customdata[1]}<extra></extra>", "legendgroup": "True", "marker": {"color": "#EF553B", "size": [0.02266], "sizemode": "area", "sizeref": 8.091e-05, "symbol": "circle"}, "mode": "markers", "name": "True", "orientation": "v", "showlegend": false, "type": "scatter", "x": [1.169], "xaxis": "x", "y": [0.6041], "yaxis": "y"}], "layout": {"legend": {"itemsizing": "constant", "title": {"text": "highlight"}, "tracegroupgap": 0}, "title": {"text": "⏱️ F1_macro vs Temps - Résultats du GridSearchCV sur les jeux de 'test' du GridSearch (folds extraits du jeu 'train')"}, "xaxis": {"anchor": "y", "domain": [0, 1], "title": {"text": "mean_fit_time"}}, "yaxis": {"anchor": "x", "domain": [0, 1], "title": {"text": "mean_test_f1_macro"}}}}
